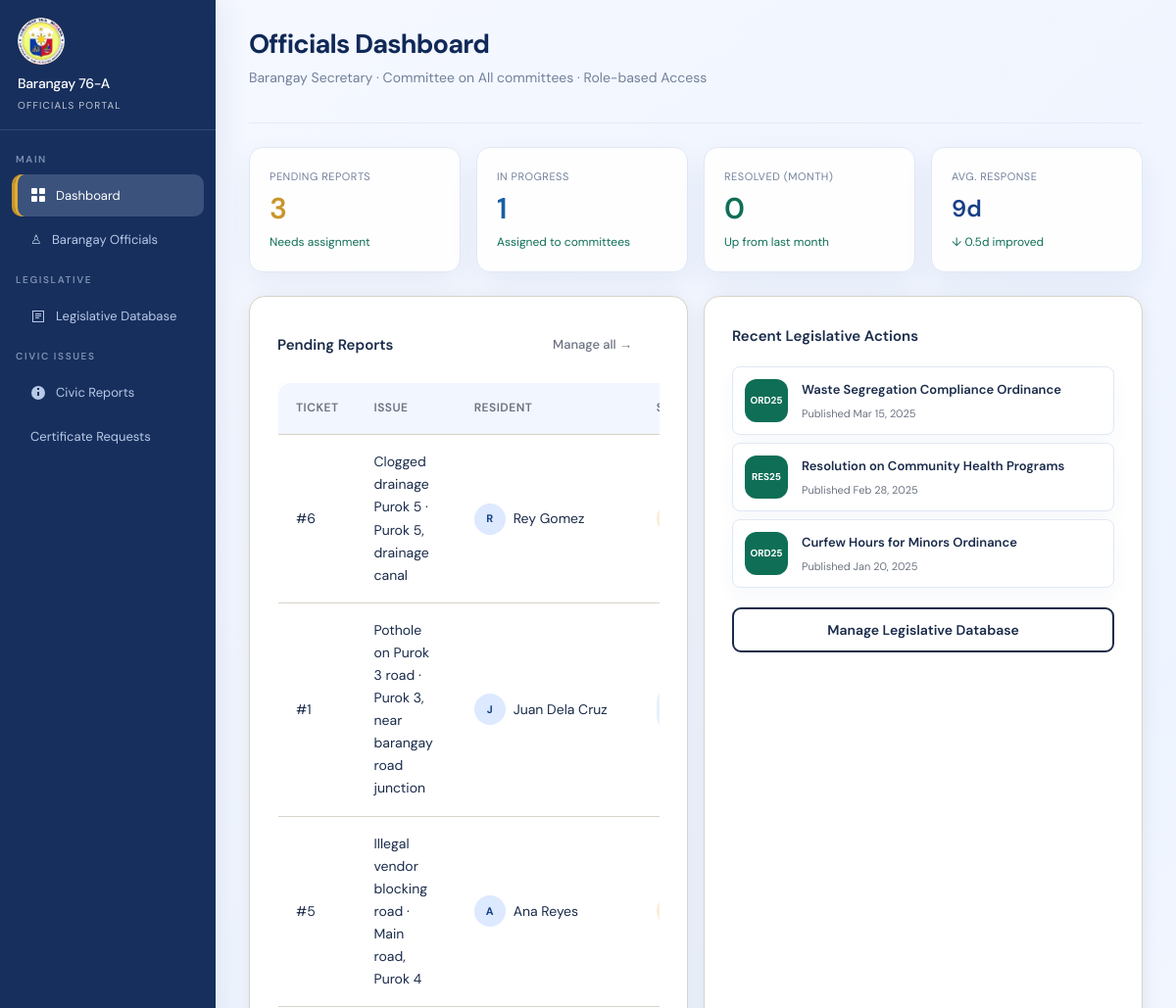
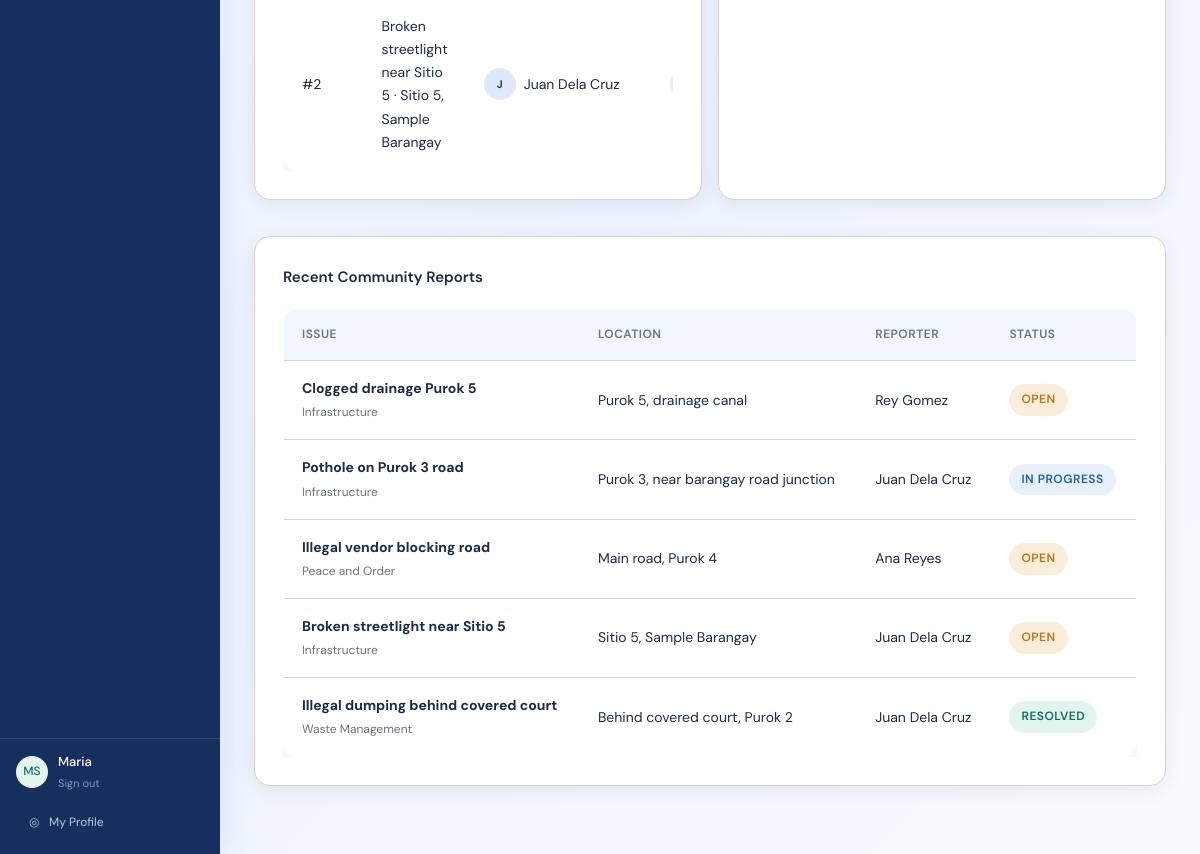
Page /official_dashboard.php (signed in) on the committed database (2 pictures, top to bottom).
### tables this page shows
CREATE TABLE IF NOT EXISTS users (
    id INT AUTO_INCREMENT PRIMARY KEY,
    full_name VARCHAR(150) NOT NULL,
    birthdate DATE DEFAULT NULL,
    email VARCHAR(150) NOT NULL UNIQUE,
    password_hash VARCHAR(255) NOT NULL,
    role ENUM('resident','official','admin') NOT NULL DEFAULT 'resident',
    committee VARCHAR(100) DEFAULT NULL,
    position VARCHAR(120) DEFAULT NULL,
    phone VARCHAR(40) DEFAULT NULL,
    residency_verified TINYINT(1) DEFAULT 0,
    rejection_reason VARCHAR(255) DEFAULT NULL,
    address VARCHAR(255) DEFAULT NULL,
    identification VARCHAR(255) DEFAULT NULL,
    photo_path VARCHAR(255) DEFAULT NULL,
    created_at DATETIME DEFAULT CURRENT_TIMESTAMP
);

CREATE TABLE IF NOT EXISTS civic_issues (
    id INT AUTO_INCREMENT PRIMARY KEY,
    user_id INT NOT NULL,
    title VARCHAR(250) NOT NULL,
    issue_type VARCHAR(100) NOT NULL,
    location VARCHAR(255) NOT NULL,
    description TEXT NOT NULL,
    photo_path VARCHAR(255) DEFAULT NULL,
    status ENUM('Open', 'In Progress', 'Resolved') NOT NULL DEFAULT 'Open',
    assigned_committee VARCHAR(100) DEFAULT NULL,
    assigned_official_id INT DEFAULT NULL,
    created_at DATETIME DEFAULT CURRENT_TIMESTAMP,
    updated_at DATETIME DEFAULT CURRENT_TIMESTAMP ON UPDATE CURRENT_TIMESTAMP,
    FOREIGN KEY (user_id) REFERENCES users(id) ON DELETE CASCADE,
    FOREIGN KEY (assigned_official_id) REFERENCES users(id) ON DELETE SET NULL,
    KEY idx_assigned_official (assigned_official_id)
);

CREATE TABLE IF NOT EXISTS legislation (
    id INT AUTO_INCREMENT PRIMARY KEY,
    title VARCHAR(250) NOT NULL,
    type ENUM('Ordinance', 'Resolution') NOT NULL DEFAULT 'Ordinance',
    category VARCHAR(100) NOT NULL,
    description TEXT NOT NULL,
    document_image_path VARCHAR(255) DEFAULT NULL,
    status VARCHAR(100) DEFAULT 'Active',
    published_date DATE NOT NULL,
    created_at DATETIME DEFAULT CURRENT_TIMESTAMP
);

### official_dashboard.php (the view, shortened to what the rows shown need)
<?php
require_once 'config.php';
requireRole(['official', 'admin']);
$user = currentUser();
$committeeScope = '(? = "All committees" OR assigned_committee = ? OR assigned_committee = "All committees" OR assigned_committee IS NULL)';
$committeeParams = [$user['committee'], $user['committee']];
$pendingReportsStmt = $db->prepare('SELECT i.id, i.title, i.issue_type, i.location, i.status, i.assigned_committee, i.assigned_official_id, i.created_at, u.full_name AS resident_name, u.photo_path AS resident_photo_path FROM civic_issues i LEFT JOIN users u ON i.user_id = u.id WHERE ' . str_replace('assigned_committee', 'i.assigned_committee', $committeeScope) . ' AND i.status IN ("Open","In Progress") ORDER BY i.created_at DESC');
$pendingReportsStmt->execute($committeeParams);
$pendingReports = $pendingReportsStmt->fetchAll(PDO::FETCH_ASSOC);
$recentLegislation = $db->query('SELECT title, type, published_date FROM legislation ORDER BY published_date DESC LIMIT 3')->fetchAll(PDO::FETCH_ASSOC);
$recentIssuesStmt = $db->prepare('SELECT i.id, i.title, i.issue_type, i.location, i.status, i.created_at, u.full_name AS reporter_name FROM civic_issues i LEFT JOIN users u ON i.user_id = u.id ORDER BY i.created_at DESC LIMIT 5');
$recentIssuesStmt->execute();
$recentIssues = $recentIssuesStmt->fetchAll(PDO::FETCH_ASSOC);
?>
<!DOCTYPE html>
<html lang="en">
<head>
    <link rel="stylesheet" href="assets/css/style.css?v=20260909-logo">
</head>
<body style="display:flex">
<div class="sidebar" id="sb-admin">
  <div class="sidebar-footer">
    <div class="sb-user">
      <div class="sb-avatar" style="background:var(--teal-light);color:var(--teal)"><?= strtoupper(substr($user['full_name'], 0, 1)) . strtoupper(substr($user['full_name'], strpos($user['full_name'], ' ') + 1, 1)) ?></div>
      <div>
        <div class="sb-uname"><?= htmlspecialchars(explode(' ', $user['full_name'])[0]) ?></div>
        <div class="sb-logout" onclick="location.href='logout.php'">Sign out</div>
      </div>
    </div>
  </div>
</div>
<div class="main" style="flex:1">
  <div class="page-header">
    <div style="display:flex;justify-content:space-between;align-items:flex-start;margin-bottom:16px">
      <div>
        <h1 class="page-title">Officials Dashboard</h1>
        <p class="page-sub">Barangay Secretary · Committee on <?= htmlspecialchars($user['committee']) ?> · Role-based Access</p>
      </div>
    </div>
  </div>
  <div class="grid-2">
    <div class="card">
      <?php if (empty($pendingReports)): ?>
        <p style="color:var(--muted)">No pending or in-progress issues assigned to your committee.</p>
      <?php else: ?>
        <div class="overflow-table">
          <table class="data-table">
            <thead>
              <tr>
                <th>TICKET</th>
                <th>ISSUE</th>
                <th>RESIDENT</th>
                <th>STATUS</th>
              </tr>
            </thead>
            <tbody>
              <?php foreach ($pendingReports as $report): ?>
              <tr>
                <td>#<?= htmlspecialchars($report['id']) ?></td>
                <td><?= htmlspecialchars($report['title']) ?><?= $report['location'] ? ' · ' . htmlspecialchars($report['location']) : '' ?></td>
                <td>
                  <div class="issue-resident">
                    <?php if (!empty($report['resident_photo_path'])): ?>
                      <img src="<?= htmlspecialchars($report['resident_photo_path']) ?>" alt="Resident profile picture">
                    <?php else: ?>
                      <span><?= htmlspecialchars(strtoupper(substr($report['resident_name'] ?? 'R', 0, 1))) ?></span>
                    <?php endif; ?>
                    <span><?= htmlspecialchars($report['resident_name'] ?? 'Resident') ?></span>
                  </div>
                </td>
                <td>
                  <?php
                    $status = $report['status'];
                    $badgeClass = 'badge-pending';
                    if ($status === 'In Progress') $badgeClass = 'badge-progress';
                  ?>
                  <span class="badge <?= $badgeClass ?>"><?= htmlspecialchars($status) ?></span>
                </td>
              </tr>
              <?php endforeach; ?>
            </tbody>
          </table>
        </div>
      <?php endif; ?>
    </div>
    <div class="card">
      <?php if (empty($recentLegislation)): ?>
        <p style="color:var(--muted)">No recent legislative records available.</p>
      <?php else: ?>
        <?php foreach ($recentLegislation as $item): ?>
          <div class="ordi-card" onclick="location.href='legislation.php'" style="cursor:pointer">
            <div class="ordi-num"><?= strtoupper(substr($item['type'], 0, 3)) ?><?= date('y', strtotime($item['published_date'])) ?></div>
            <div>
              <div class="ordi-title"><?= htmlspecialchars($item['title']) ?></div>
              <div class="ordi-date">Published <?= date('M d, Y', strtotime($item['published_date'])) ?></div>
            </div>
          </div>
        <?php endforeach; ?>
      <?php endif; ?>
    </div>
  </div>
  <div class="card" style="margin-top:16px;">
    <?php if (empty($recentIssues)): ?>
      <p style="color:var(--muted);margin:0;">No recent civic issues reported yet.</p>
    <?php else: ?>
      <div class="overflow-table">
        <table class="data-table">
          <thead>
            <tr>
              <th>Issue</th>
              <th>Location</th>
              <th>Reporter</th>
              <th>Status</th>
            </tr>
          </thead>
          <tbody>
            <?php foreach ($recentIssues as $issue): ?>
              <tr onclick="location.href='view_issue.php?id=<?= urlencode($issue['id']) ?>'" style="cursor:pointer;">
                <td>
                  <strong><?= htmlspecialchars($issue['title']) ?></strong><br>
                  <span style="font-size:12px;color:var(--muted)"><?= htmlspecialchars($issue['issue_type']) ?></span>
                </td>
                <td><?= htmlspecialchars($issue['location']) ?></td>
                <td><?= htmlspecialchars($issue['reporter_name'] ?? 'Resident') ?></td>
                <td>
                  <?php
                    $issueStatus = $issue['status'];
                    $issueBadge = 'badge-pending';
                    if ($issueStatus === 'In Progress') $issueBadge = 'badge-progress';
                    if ($issueStatus === 'Resolved') $issueBadge = 'badge-resolved';
                  ?>
                  <span class="badge <?= $issueBadge ?>"><?= htmlspecialchars($issueStatus) ?></span>
                </td>
              </tr>
            <?php endforeach; ?>
          </tbody>
        </table>
      </div>
    <?php endif; ?>
  </div>
</div>
</body>
</html>

### rows in the picture
users: full_name "M", full_name "S", full_name "Maria", committee "All committees"
civic_issues: id "6", title "Clogged drainage Purok 5", location "Purok 5, drainage canal", user.full_name "R", user.full_name "Rey Gomez", issue_type "Infrastructure", status "OPEN"
civic_issues: id "1", title "Pothole on Purok 3 road", location "Purok 3, near barangay road junction", user.full_name "J", user.full_name "Juan Dela Cruz", issue_type "Infrastructure", status "IN PROGRESS"
civic_issues: id "5", title "Illegal vendor blocking road", location "Main road, Purok 4", user.full_name "A", user.full_name "Ana Reyes", issue_type "Peace and Order", status "OPEN"
civic_issues: id "2", title "Broken streetlight near Sitio 5", location "Sitio 5, Sample Barangay", user.full_name "J", user.full_name "Juan Dela Cruz", issue_type "Infrastructure", status "OPEN"
legislation: type "ORD", published_date "25", title "Waste Segregation Compliance Ordinance", published_date "Mar 15, 2025"
legislation: type "RES", published_date "25", title "Resolution on Community Health Programs", published_date "Feb 28, 2025"
legislation: type "ORD", published_date "25", title "Curfew Hours for Minors Ordinance", published_date "Jan 20, 2025"
civic_issues: title "Illegal dumping behind covered court", issue_type "Waste Management", location "Behind covered court, Purok 2", user.full_name "Juan Dela Cruz", status "RESOLVED"

### other values in the picture
$pendingCount "3"
$inProgressCount "1"
$resolvedMonthCount "0"
$avgResponseDays "9"
